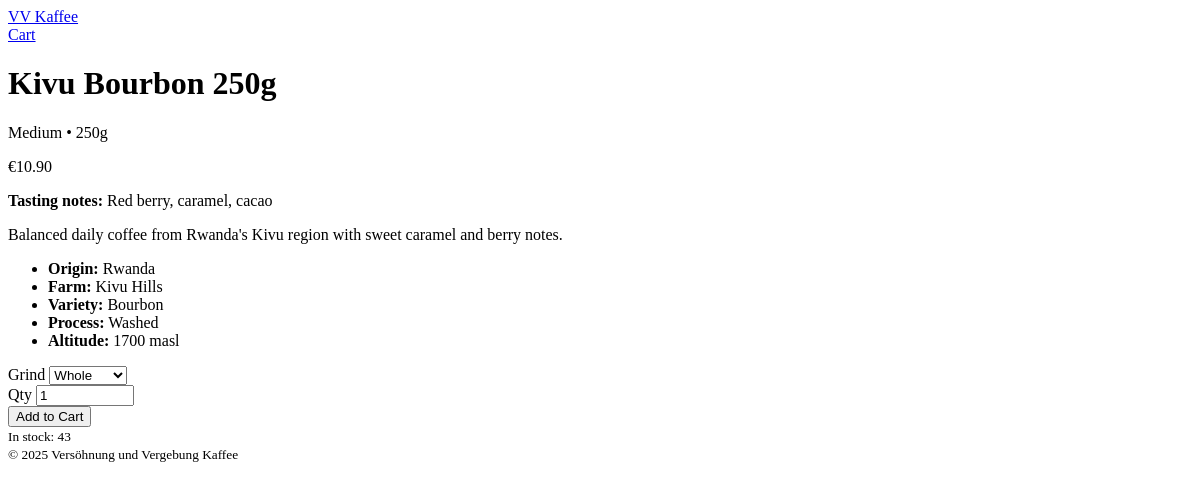
The page /shop/kivu-bourbon-250g/ on the database as committed earlier.
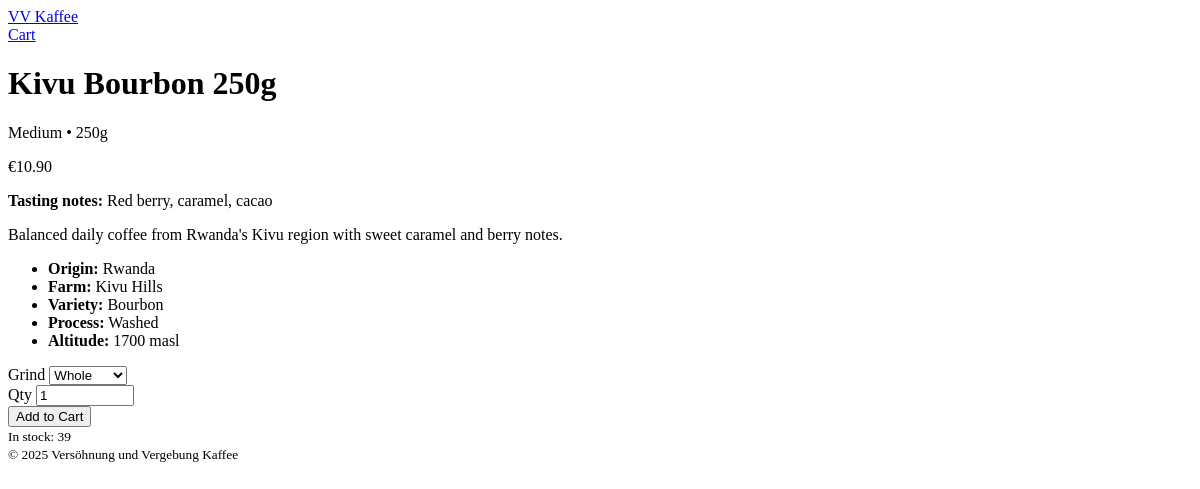
The same page on the database as committed later.
### products/models.py (models this page shows, shortened)
class Product(models.Model):
    ROAST_CHOICES = [
        ("light", "Light Roast"),
        ("medium", "Medium Roast"),
        ("dark", "Dark Roast"),
    ]
    GRIND_CHOICES = [
        ("whole", "Whole Beans"),
        ("espresso", "Espresso Grind"),
        ("filter", "Filter Grind"),
        ("french_press", "French Press"),
    ]
    name = models.CharField(max_length=120)
    slug = models.SlugField(max_length=140, unique=True, blank=True)
    sku = models.CharField(max_length=30, unique=True)
    category = models.ForeignKey(Category, on_delete=models.SET_NULL, null=True, blank=True, related_name="products")
    origin = models.CharField(max_length=120, default="Rwanda")
    farm = models.CharField(max_length=120, blank=True)
    variety = models.CharField(max_length=120, blank=True)     # e.g., Bourbon, Jackson
    altitude_masl = models.PositiveIntegerField(null=True, blank=True)  # meters above sea level
    process = models.CharField(max_length=120, blank=True)      # e.g., Washed, Natural, Honey
    roast_type = models.CharField(max_length=20, choices=ROAST_CHOICES, default="medium")
    tasting_notes = models.CharField(max_length=200, blank=True)
    price = models.DecimalField(max_digits=8, decimal_places=2)  # EUR
    weight_grams = models.PositiveIntegerField(default=250)      # 250g, 500g, 1000g, etc.
    available_grinds = models.CharField(max_length=120, default="whole")  # comma list of GRIND_CHOICES keys
    stock = models.PositiveIntegerField(default=0)
    is_active = models.BooleanField(default=True)
    image = models.ImageField(upload_to="products/", blank=True, null=True)
    description = models.TextField(blank=True)
    created_at = models.DateTimeField(auto_now_add=True)
    updated_at = models.DateTimeField(auto_now=True)
    class Meta:
        ordering = ["name"]
        indexes = [
            models.Index(fields=["slug"]),
            models.Index(fields=["sku"]),
        ]

### products/views.py (the view)
# urls.py: path("<slug:slug>/", views.ProductDetailView.as_view(), name="detail"),
class ProductDetailView(DetailView):
    model = Product
    template_name = "products/product_detail.html"
    context_object_name = "product"
    def get_context_data(self, **kwargs):
        ctx = super().get_context_data(**kwargs)
        product = self.object
        raw = (product.available_grinds or "whole,espresso,filter,french_press")
        values = [g.strip() for g in raw.split(",") if g.strip()]
        choices = [(g, g.replace("_", " ").title()) for g in values]
        ctx["grind_choices"] = choices
        return ctx

### cart/context_processors.py (called while the page is built)
def cart_summary(request):
    cart = request.session.get(CART_SESSION_KEY, {})
    item_count = sum(int(item.get("quantity", 0)) for item in cart.values())
    subtotal = sum(
        Decimal(item["price"]) * int(item["quantity"]) for item in cart.values()
    ) if cart else Decimal("0.00")
    shipping = Decimal("0.00") if subtotal >= Decimal("39.00") else (Decimal("4.90") if subtotal > 0 else Decimal("0.00"))
    total = (subtotal + shipping).quantize(Decimal("0.01"))
    return {
        "cart_item_count": item_count,
        "cart_subtotal": subtotal.quantize(Decimal("0.01")),
        "cart_total": total,
    }

### products/templates/products/product_detail.html (shortened to what this page needs)
{% extends "base.html" %}
{% block content %}
  <div class="row g-4">
    <div class="col-md-6">
      <h1>{{ product.name }}</h1>
      <p class="text-muted mb-1">
        {{ product.roast_type|title }} • {{ product.weight_grams }}g
      </p>
      <p class="h4">€{{ product.price }}</p>
      {% if product.tasting_notes %}
        <p class="mt-3"><strong>Tasting notes:</strong> {{ product.tasting_notes }}</p>
      {% endif %}
      <div class="mt-3">
        {% if product.description %}<p>{{ product.description }}</p>{% endif %}
        <ul class="small text-secondary">
          {% if product.origin %}<li><strong>Origin:</strong> {{ product.origin }}</li>{% endif %}
          {% if product.farm %}<li><strong>Farm:</strong> {{ product.farm }}</li>{% endif %}
          {% if product.variety %}<li><strong>Variety:</strong> {{ product.variety }}</li>{% endif %}
          {% if product.process %}<li><strong>Process:</strong> {{ product.process }}</li>{% endif %}
          {% if product.altitude_masl %}<li><strong>Altitude:</strong> {{ product.altitude_masl }} masl</li>{% endif %}
        </ul>
      </div>
      <div class="mt-4">
        <form action="{% url 'cart:add' slug=product.slug %}" method="post" class="row g-2 align-items-end">
          <div class="col-auto">
            <label class="form-label mb-1">Grind</label>
            <select name="grind" class="form-select">
              {% for value, label in grind_choices %}
                <option value="{{ value }}">{{ label }}</option>
              {% endfor %}
            </select>
          </div>
          <div class="col-auto">
            <label class="form-label mb-1">Qty</label>
            <input type="number" name="quantity" min="1" value="1" class="form-control" style="max-width:90px;">
          </div>
          <div class="col-auto">
            <button class="btn btn-primary btn-lg" {% if product.stock == 0 %}disabled{% endif %}>
              Add to Cart
            </button>
          </div>
        </form>
        <small class="text-secondary d-block mt-2">
          {% if product.stock > 0 %}
            In stock: {{ product.stock }}
          {% else %}
            Out of stock
          {% endif %}
        </small>
      </div>
    </div>
  </div>
{% endblock %}

Rows that differ between the two databases and show on the page:
changed Product "Kivu Bourbon 250g": stock "43" → "39"
